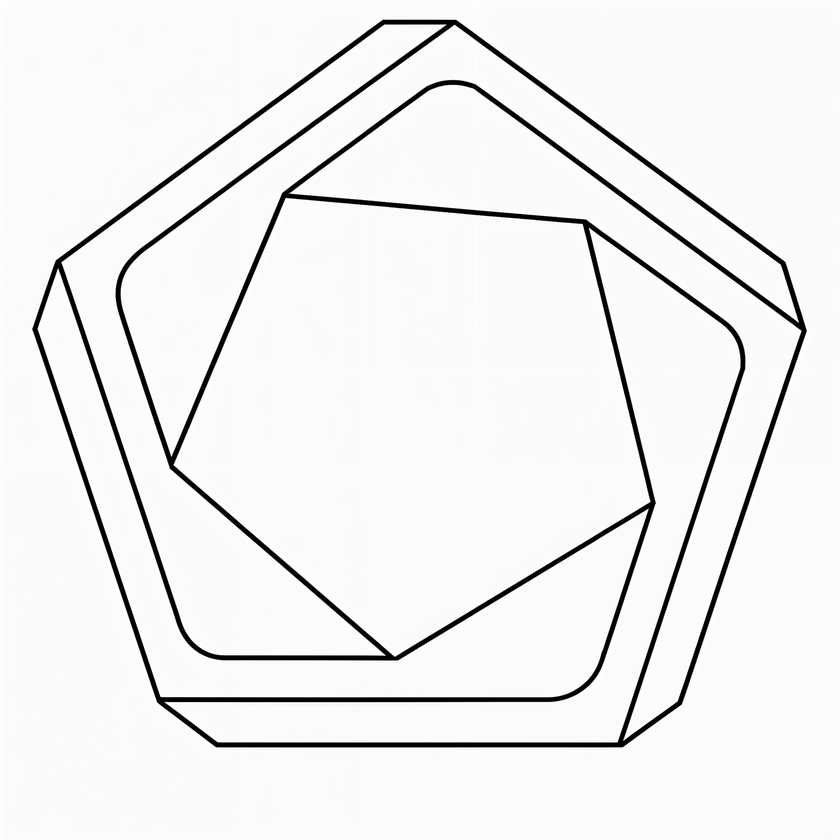
#> input picture zoom_icon.png, 840 x 840 px, shrunk from 2048 x 2048 before the run
$ python image_fixer.py
#> lines starting #> are read from the running program, lines starting #| are printed output that depends on the picture; after the words box and inside, x2 and y2 are one past the last pixel; in counts of white or black regions, pixels touching at a corner belong together
# pip install pillow
from PIL import Image

def bw_remove_white(input_path, output_path, threshold=128):
    """
    Converts the image to black and white, then removes white pixels.
    Everything white becomes transparent; everything black remains opaque.

    threshold: 0–255 (lower = more black, higher = more white)
    """
#> called with input_path = 'zoom_icon.png', output_path = 'zoom_icon_transparent.png', threshold = 200
    # Convert to grayscale
    img = Image.open(input_path).convert("L")

    # Convert to pure black & white (binarize)
    bw = img.point(lambda x: 255 if x > threshold else 0, "L")
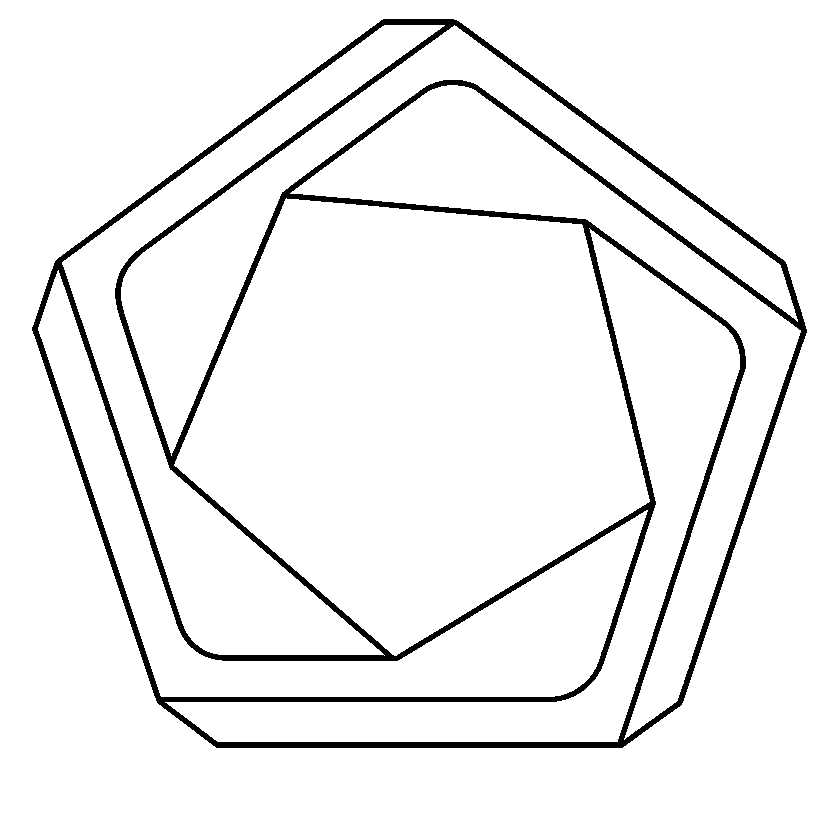
#> bw: PIL image 840x840 L; 94.6% white; 1 black region, box (x1, y1, x2, y2) and area: (32, 19, 807, 748) 37986

    # Convert to RGBA for transparency
    rgba = bw.convert("RGBA")
    data = rgba.getdata()

    new_data = []
    for item in data:
        r, g, b, a = item
        # white -> transparent
        if r == 255 and g == 255 and b == 255:
            new_data.append((255, 255, 255, 0))
        else:
            new_data.append((0, 0, 0, 255))  # solid black
#> after the loop, new_data = 705600 items

    rgba.putdata(new_data)
    rgba.save(output_path, "PNG")
    print(f"Saved black/transparent PNG → {output_path}")

# Example:
bw_remove_white("zoom_icon.png", "zoom_icon_transparent.png", threshold=200)
